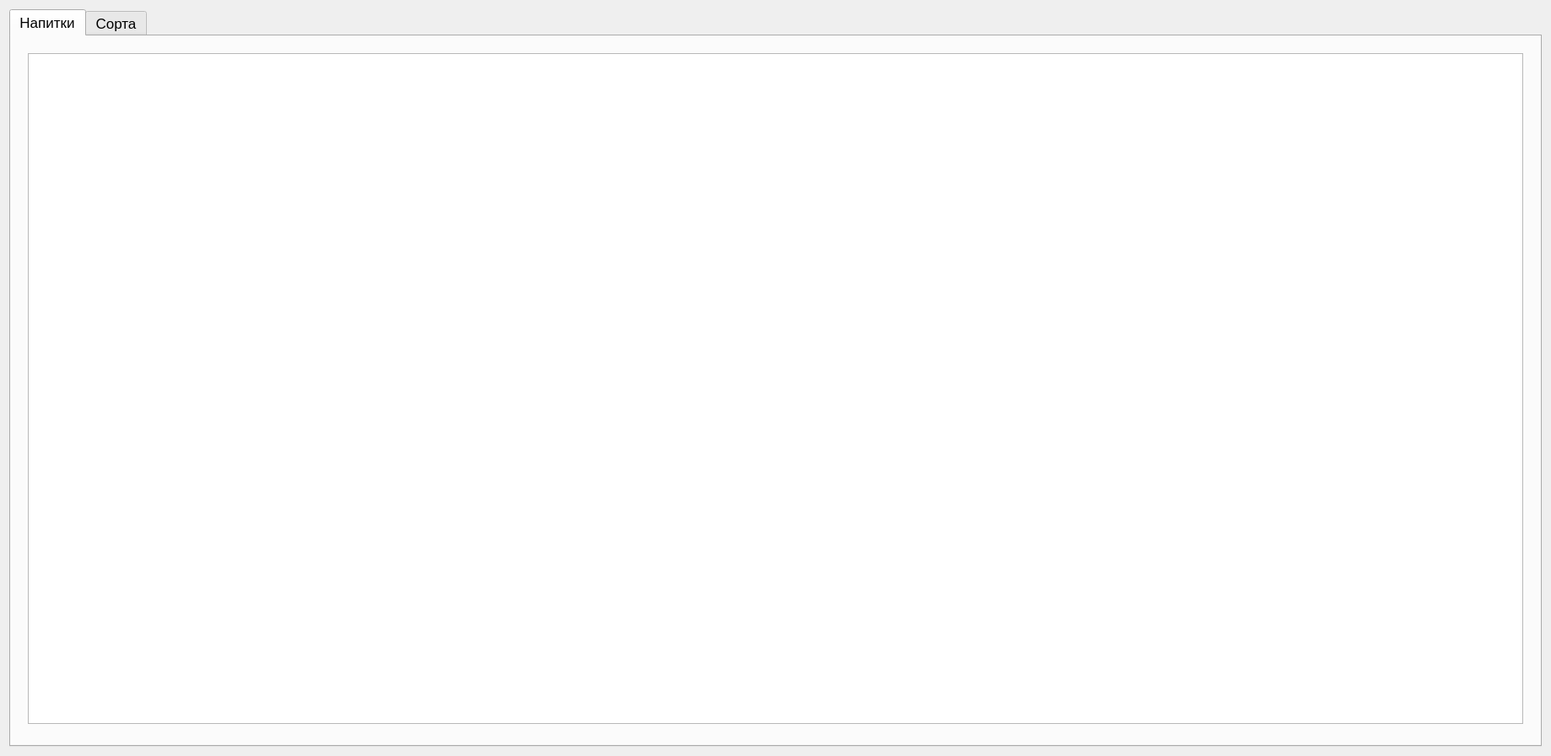
<?xml version="1.0" encoding="UTF-8"?>
<ui version="4.0">
 <class>Form</class>
 <widget class="QWidget" name="Form">
  <property name="geometry">
   <rect>
    <x>0</x>
    <y>0</y>
    <width>1838</width>
    <height>896</height>
   </rect>
  </property>
  <property name="windowTitle">
   <string>Form</string>
  </property>
  <layout class="QGridLayout" name="gridLayout_2">
   <item row="0" column="0">
    <layout class="QGridLayout" name="gridLayout">
     <item row="0" column="0">
      <widget class="QTabWidget" name="tabWidget">
       <property name="font">
        <font>
         <pointsize>13</pointsize>
        </font>
       </property>
       <property name="currentIndex">
        <number>0</number>
       </property>
       <widget class="QWidget" name="tab">
        <attribute name="title">
         <string>Напитки</string>
        </attribute>
        <layout class="QGridLayout" name="gridLayout_4">
         <property name="leftMargin">
          <number>20</number>
         </property>
         <property name="topMargin">
          <number>20</number>
         </property>
         <property name="rightMargin">
          <number>20</number>
         </property>
         <property name="bottomMargin">
          <number>25</number>
         </property>
         <property name="horizontalSpacing">
          <number>25</number>
         </property>
         <property name="verticalSpacing">
          <number>50</number>
         </property>
         <item row="0" column="0" colspan="2">
          <widget class="QTableWidget" name="tableWidget">
           <property name="editTriggers">
            <set>QAbstractItemView::NoEditTriggers</set>
           </property>
          </widget>
         </item>
        </layout>
       </widget>
       <widget class="QWidget" name="tab_2">
        <attribute name="title">
         <string>Сорта</string>
        </attribute>
        <layout class="QGridLayout" name="gridLayout_3">
         <property name="leftMargin">
          <number>20</number>
         </property>
         <property name="topMargin">
          <number>20</number>
         </property>
         <property name="rightMargin">
          <number>20</number>
         </property>
         <property name="bottomMargin">
          <number>25</number>
         </property>
         <property name="horizontalSpacing">
          <number>20</number>
         </property>
         <property name="verticalSpacing">
          <number>50</number>
         </property>
         <item row="0" column="0" colspan="2">
          <widget class="QTableWidget" name="tableWidget_2">
           <property name="sizePolicy">
            <sizepolicy hsizetype="Expanding" vsizetype="MinimumExpanding">
             <horstretch>0</horstretch>
             <verstretch>0</verstretch>
            </sizepolicy>
           </property>
           <property name="editTriggers">
            <set>QAbstractItemView::NoEditTriggers</set>
           </property>
          </widget>
         </item>
        </layout>
       </widget>
      </widget>
     </item>
    </layout>
   </item>
  </layout>
 </widget>
 <resources/>
 <connections/>
</ui>
